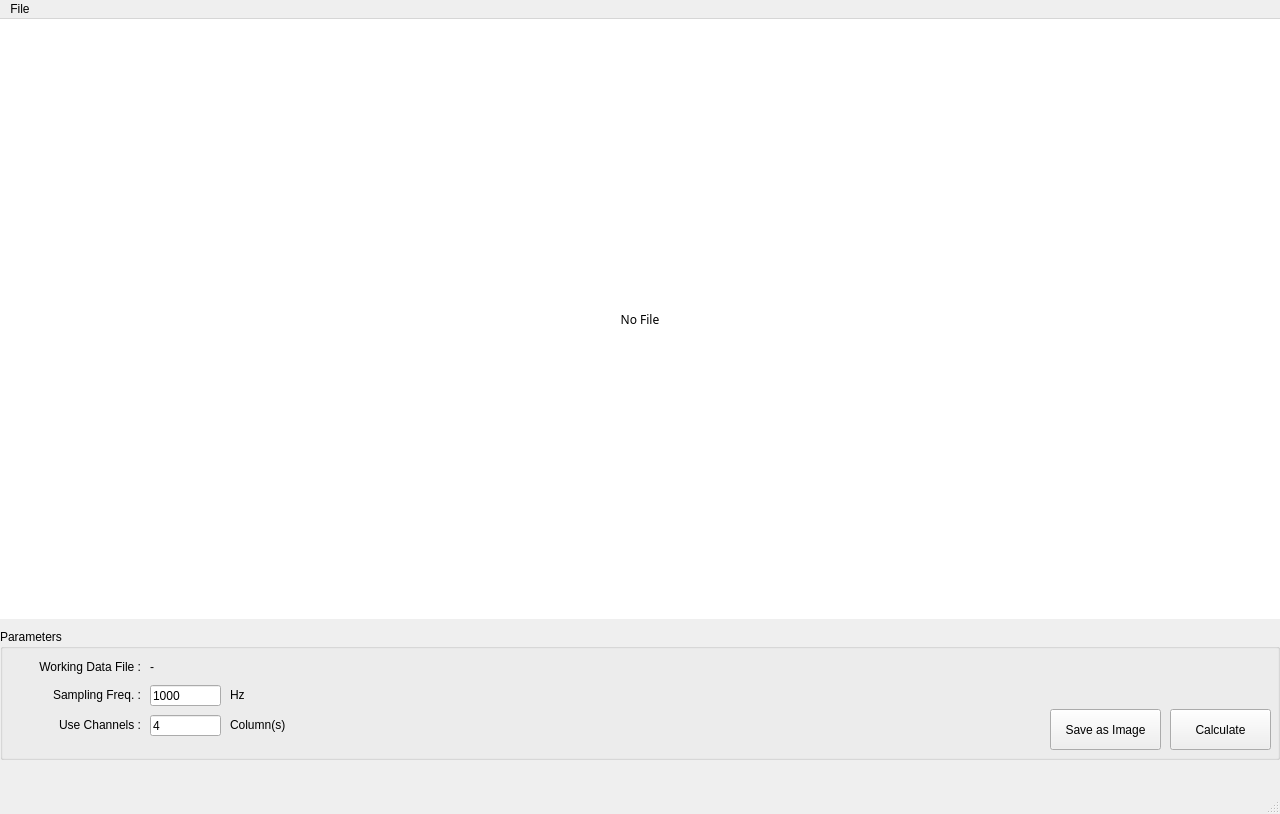
<?xml version="1.0" encoding="UTF-8"?>
<ui version="4.0">
 <class>MainWindow</class>
 <widget class="QMainWindow" name="MainWindow">
  <property name="geometry">
   <rect>
    <x>0</x>
    <y>0</y>
    <width>1280</width>
    <height>814</height>
   </rect>
  </property>
  <property name="windowTitle">
   <string>FFT &amp; Spectogram Viewer</string>
  </property>
  <property name="styleSheet">
   <string notr="true"/>
  </property>
  <widget class="QWidget" name="centralwidget">
   <widget class="QLabel" name="wnd_view">
    <property name="geometry">
     <rect>
      <x>0</x>
      <y>0</y>
      <width>1280</width>
      <height>600</height>
     </rect>
    </property>
    <property name="font">
     <font>
      <family>Nanum Gothic</family>
     </font>
    </property>
    <property name="styleSheet">
     <string notr="true">background-color: rgb(255,255,255);
color: rgb(0, 0, 0);</string>
    </property>
    <property name="text">
     <string>No File</string>
    </property>
    <property name="alignment">
     <set>Qt::AlignCenter</set>
    </property>
   </widget>
   <widget class="QGroupBox" name="groupBox">
    <property name="geometry">
     <rect>
      <x>0</x>
      <y>610</y>
      <width>1280</width>
      <height>131</height>
     </rect>
    </property>
    <property name="title">
     <string>Parameters</string>
    </property>
    <widget class="QLineEdit" name="edit_sampling_freq">
     <property name="geometry">
      <rect>
       <x>150</x>
       <y>56</y>
       <width>71</width>
       <height>21</height>
      </rect>
     </property>
     <property name="text">
      <string>1000</string>
     </property>
    </widget>
    <widget class="QLabel" name="label">
     <property name="geometry">
      <rect>
       <x>10</x>
       <y>50</y>
       <width>131</width>
       <height>31</height>
      </rect>
     </property>
     <property name="text">
      <string>Sampling Freq. :</string>
     </property>
     <property name="alignment">
      <set>Qt::AlignRight|Qt::AlignTrailing|Qt::AlignVCenter</set>
     </property>
    </widget>
    <widget class="QPushButton" name="btn_calculate">
     <property name="geometry">
      <rect>
       <x>1170</x>
       <y>80</y>
       <width>101</width>
       <height>41</height>
      </rect>
     </property>
     <property name="text">
      <string>Calculate</string>
     </property>
    </widget>
    <widget class="QPushButton" name="btn_save_image">
     <property name="geometry">
      <rect>
       <x>1050</x>
       <y>80</y>
       <width>111</width>
       <height>41</height>
      </rect>
     </property>
     <property name="text">
      <string>Save as Image</string>
     </property>
    </widget>
    <widget class="QLabel" name="label_2">
     <property name="geometry">
      <rect>
       <x>10</x>
       <y>30</y>
       <width>131</width>
       <height>16</height>
      </rect>
     </property>
     <property name="text">
      <string>Working Data File :</string>
     </property>
     <property name="alignment">
      <set>Qt::AlignRight|Qt::AlignTrailing|Qt::AlignVCenter</set>
     </property>
    </widget>
    <widget class="QLabel" name="label_filepath">
     <property name="geometry">
      <rect>
       <x>150</x>
       <y>30</y>
       <width>741</width>
       <height>16</height>
      </rect>
     </property>
     <property name="text">
      <string>-</string>
     </property>
    </widget>
    <widget class="QLabel" name="label_3">
     <property name="geometry">
      <rect>
       <x>10</x>
       <y>80</y>
       <width>131</width>
       <height>31</height>
      </rect>
     </property>
     <property name="text">
      <string>Use Channels :</string>
     </property>
     <property name="alignment">
      <set>Qt::AlignRight|Qt::AlignTrailing|Qt::AlignVCenter</set>
     </property>
    </widget>
    <widget class="QLineEdit" name="edit_use_channels">
     <property name="geometry">
      <rect>
       <x>150</x>
       <y>86</y>
       <width>71</width>
       <height>21</height>
      </rect>
     </property>
     <property name="text">
      <string>4</string>
     </property>
    </widget>
    <widget class="QLabel" name="label_4">
     <property name="geometry">
      <rect>
       <x>230</x>
       <y>50</y>
       <width>31</width>
       <height>31</height>
      </rect>
     </property>
     <property name="text">
      <string>Hz</string>
     </property>
     <property name="alignment">
      <set>Qt::AlignLeading|Qt::AlignLeft|Qt::AlignVCenter</set>
     </property>
    </widget>
    <widget class="QLabel" name="label_5">
     <property name="geometry">
      <rect>
       <x>230</x>
       <y>80</y>
       <width>71</width>
       <height>31</height>
      </rect>
     </property>
     <property name="text">
      <string>Column(s)</string>
     </property>
     <property name="alignment">
      <set>Qt::AlignLeading|Qt::AlignLeft|Qt::AlignVCenter</set>
     </property>
    </widget>
   </widget>
  </widget>
  <widget class="QMenuBar" name="menubar">
   <property name="geometry">
    <rect>
     <x>0</x>
     <y>0</y>
     <width>1280</width>
     <height>24</height>
    </rect>
   </property>
   <widget class="QMenu" name="menuControl">
    <property name="title">
     <string>File</string>
    </property>
    <addaction name="actionOpen"/>
    <addaction name="separator"/>
    <addaction name="actionExit"/>
   </widget>
   <addaction name="menuControl"/>
  </widget>
  <widget class="QStatusBar" name="statusbar"/>
  <action name="actionOpen">
   <property name="text">
    <string>Data Open</string>
   </property>
   <property name="shortcut">
    <string>Meta+O</string>
   </property>
  </action>
  <action name="actionExit">
   <property name="text">
    <string>Program Exit</string>
   </property>
   <property name="shortcut">
    <string>Meta+X</string>
   </property>
  </action>
 </widget>
 <resources/>
 <connections/>
</ui>
